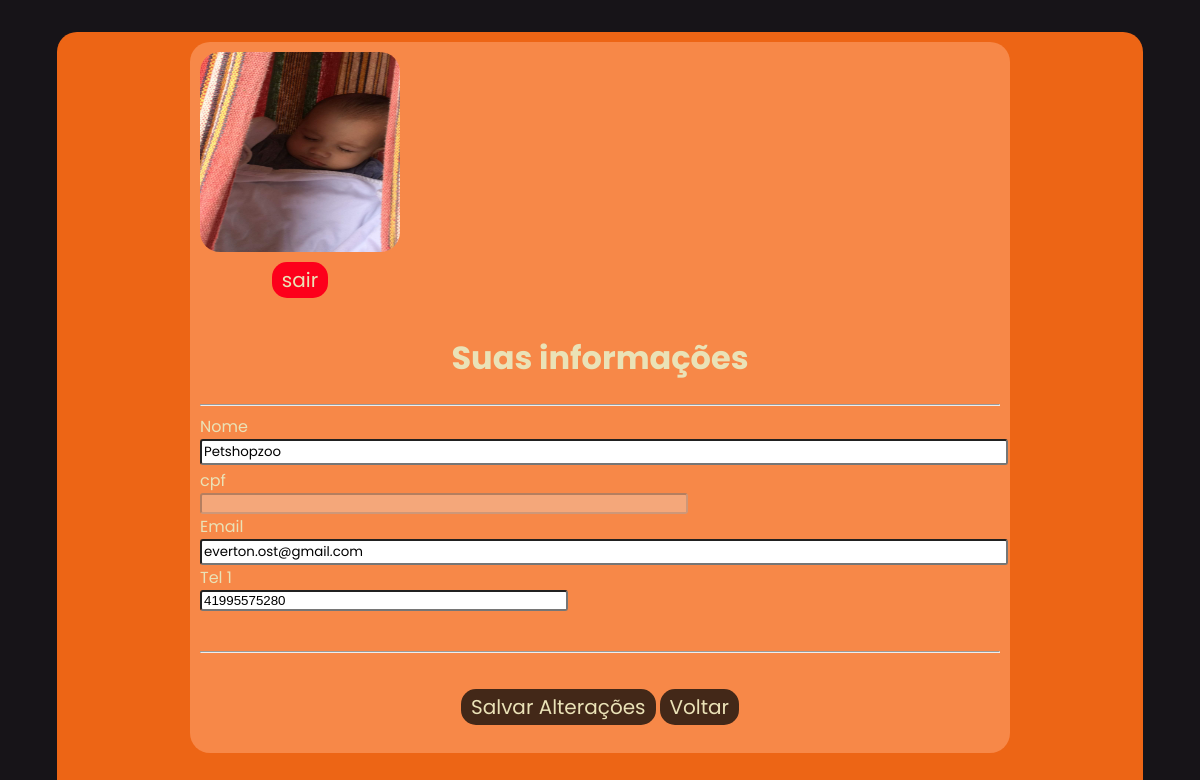
Screenshot of /petshop/cadastrarfuncionario/detalhesperfil_petshop.php (signed in) with the database file from the repository.
### tables this page shows
CREATE TABLE `petshops` (
  `id_petshop` int(11) NOT NULL,
  `nome_petshop` varchar(220) NOT NULL,
  `foto_petshop` varchar(220) NOT NULL,
  `cnpj_petshop` varchar(220) NOT NULL,
  `email_petshop` varchar(220) DEFAULT NULL,
  `telefone1_petshop` varchar(220) NOT NULL,
  `telefone2_petshop` varchar(220) DEFAULT NULL,
  `senha_petshop` varchar(220) NOT NULL,
  `confirm_senha_petshop` varchar(220) NOT NULL,
  `rua_petshop` varchar(220) NOT NULL,
  `numero_petshop` varchar(220) NOT NULL,
  `complemento_petshop` varchar(220) DEFAULT NULL,
  `estado_petshop` varchar(220) NOT NULL,
  `cidade_petshop` varchar(220) NOT NULL,
  `status_petshop` int(1) NOT NULL
);

### petshop/cadastrarfuncionario/detalhesperfil_petshop.php (the view, shortened to what this page needs)
<?php
$usuario_id = $_SESSION['usuario_id'];
include("../../conexao.php");
$usuarioId = $_SESSION['usuario_id'];
$queryFoto = $conn->prepare("SELECT foto_petshop FROM petshops WHERE id_petshop = :usuario_id");
$queryFoto->bindParam(":usuario_id", $usuarioId);
$queryFoto->execute();
$fotoUsuario = "";
if ($queryFoto->rowCount() > 0) {
    $rowFoto = $queryFoto->fetch(PDO::FETCH_ASSOC);
    $fotoUsuario = $rowFoto['foto_petshop'];
}
$sql = "SELECT * FROM petshops WHERE id_petshop = :usuario_id";
$stmt = $conn->prepare($sql);
$stmt->bindParam(':usuario_id', $usuario_id);
$stmt->execute();
if ($stmt->rowCount() > 0) {
    $row = $stmt->fetch(PDO::FETCH_ASSOC);
    $nome = $row['nome_petshop'];
    $email = $row['email_petshop'];
    $tel1 = $row['telefone1_petshop'];
} else {
    echo "Nenhum resultado encontrado";
}
?>
<!DOCTYPE html>
<html lang="en">
<head>
    <link rel="stylesheet" href="../../estilos/detalhesperfil.css">
</head>
<body>
    <div class="fundo">
        <div class="perfil">
         <div class="ajustarfotonaesquerda">
            <img src="<?php echo $fotoUsuario; ?>" alt="foto de perfil" class="fotodeperfil">
            <form action="indexpetshop.php" method="get">
                        <div class="ajustebotoes">
                    <a href="logout.php">
                    <button class="sair" type="submit">sair</button></a>
                        </div>
                </form>
            </div>
            <div class="formulario">
                    <h1>Suas informações</h1>
                <hr>
                <form action="" method="post">
                <label class="inputnome" for=""><text>Nome </text></label><br>
                <input class="inputnome" type="text" name="novo_nome" value="<?php echo $nome; ?>"><br><br>
                <label class="input" for=""><text>cpf </text></label>
                <input class="input" type="text" value="<?php echo $cpf; ?>" disabled>
                <label class="inputnome" for=""><text>Email </text></label><br>
                <input class="inputnome" type="text" name="novo_email" value="<?php echo $email; ?>"><br><br>
                <label class="input" for=""><text>Tel 1 </text></label>
                <input class="telefone1" type="text" name="novo_tel1" value="<?php echo $tel1; ?>"><br><br><br><br><br><br>
<hr>
                <br>
                <button class="mais" type="submit">Salvar Alterações</button>
                <a href="indexpetshop.php">
                <button class="mais" type="button">Voltar</button></a><br><br>
            </form>
        </div>
    </div>
</body>
</html>

### estilos/detalhesperfil.css (style rules this page uses)
:root { --fundo: #171418; --meio: #ED6515; --sobrepor: #f78848; --botoes: #432818; --corfonte: #EAE2B7; --fonte: 'Poppins', sans-serif; --textosgerais: #F9F8F9; --botaosair: #fd001b; --botaosairhover: #8b0000; --hoverbotao: #EAE2B7; --hoverfonte: #171418; box-sizing: border-box; }
body { background-color: var(--fundo); display: flex; align-items: center; justify-content: center; }
.fundo { margin-top: 2%; max-width: 2000px; width: 90%; height: auto; overflow: hidden; background-color: var(--meio); border-radius: 20px; text-align: center; padding: 10px; min-height: 900px; }
.perfil { min-width: 800px; margin-left: auto; margin-right: auto; background-color: var(--sobrepor); margin-bottom: 3%; width: 55%; border-radius: 20px; height: auto; overflow: hidden; min-height: 300px; padding: 10px; position: relative; display: flex; flex-wrap: wrap; align-items: center; }
.ajustarfotonaesquerda { float: left; display: flex; align-items: center; justify-content: center; width: 200px; height: 100%; margin-bottom: 15px; flex-direction: column; }
.ajustebotoes { display: flex; flex-direction: row; justify-content: space-evenly; width: 100%; }
.fotodeperfil { width: 200px; max-width: 200px; height: 200px; float: left; border-radius: 20px; }
h1 { font-family: var(--fonte); color: var(--corfonte); }
.sair { margin-top: 10px; padding: 3px 10px; border-radius: 15px; background-color: var(--botaosair); color: var(--corfonte); font-family: var(--fonte); font-size: 15pt; border: none; }
.mais { margin-top: 10px; padding: 3px 10px; border-radius: 15px; background-color: var(--botoes); color: var(--corfonte); font-family: var(--fonte); font-size: 15pt; border: none; }
.formulario { width: 40%; margin-left: auto; margin-right: auto; }
text { font-family: var(--fonte); color: var(--corfonte); display: flex; text-align: start; }
input { border-radius: 3px; float: left; }
.input { border-radius: 3px; width: 60%; float: left; }
.inputnome { border-radius: 3px; font-family: var(--fonte); width: 100%; float: left; }
.telefone1 { border-radius: 3px; width: 45%; float: left; }
@media only screen and (max-width: 1200px) { .formulario { width: 100%; padding-left: 0; } }
@media only screen and (max-width: 1200px) { .fotodeperfil { order: -1; margin: auto; } }

### rows the page displays
petshops: foto_petshop (picture), novo_nome "Petshopzoo", novo_email "everton.ost@gmail.com", novo_tel1 "41995575280"
